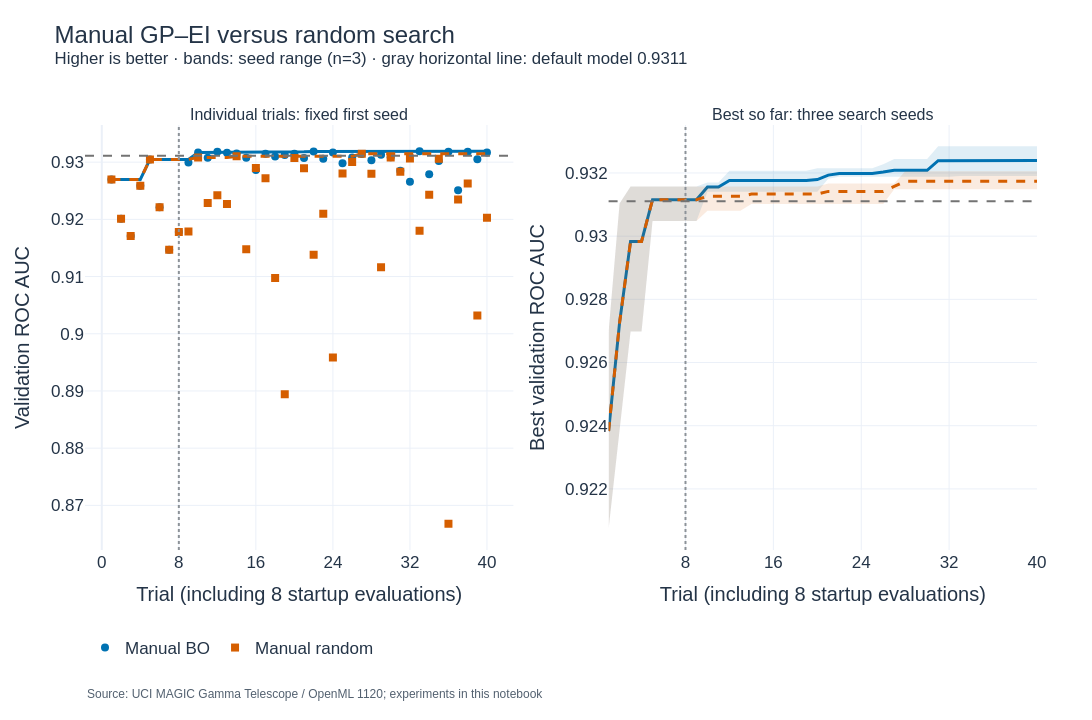
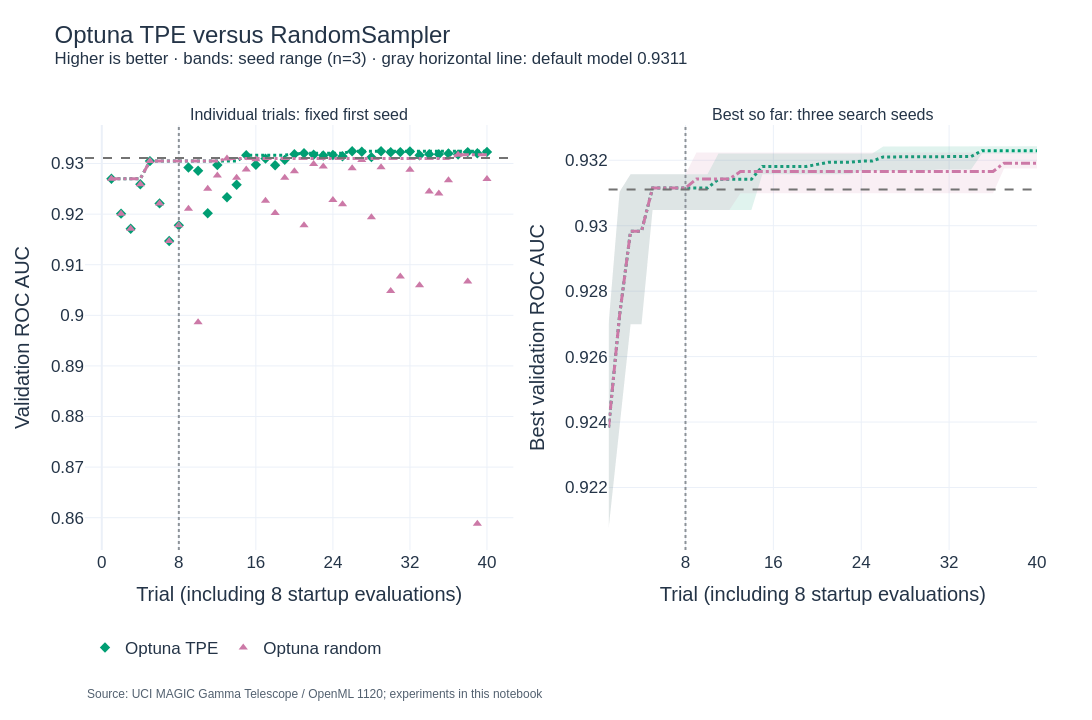

Notebook code cell kept with these figures, in order:
### Markdown cell above
## 5. Objective values and convergence

The left panels show **every trial score for the first preselected seed**, with
its best-so-far envelope. A poor trial can be exploration rather than a failure;
the envelope cannot decrease. The right panels summarize all three seeds.
Shading is the **observed minimum–maximum across search seeds**, not a confidence
interval and not variability across dataset splits. The warm-up costs eight of
the 40 trials and is included in every curve.

### Code cell
def convergence_figure(methods, title, stem):
    fig = make_subplots(rows=1, cols=2,
                        subplot_titles=['Individual trials: fixed first seed',
                                        'Best so far: three search seeds'])
    for method in methods:
        group = history[history.method == method]
        first = group[group.seed == SEARCH_SEEDS[0]]
        fig.add_trace(go.Scatter(x=first.trial, y=first.score, mode='markers',
                                name=method, legendgroup=method,
                                marker=dict(color=COLORS[method], symbol=SYMBOLS[method],
                                            size=8, opacity=1.0)), row=1, col=1)
        fig.add_trace(go.Scatter(x=first.trial, y=first.best_score, mode='lines',
                                showlegend=False, legendgroup=method,
                                line=dict(color=COLORS[method], dash=DASHES[method], width=3)),
                      row=1, col=1)
        agg = group.groupby('trial').best_score.agg(['mean', 'min', 'max']).reset_index()
        color = COLORS[method].lstrip('#')
        rgb = ','.join(str(int(color[i:i+2], 16)) for i in (0, 2, 4))
        fig.add_trace(go.Scatter(x=agg.trial, y=agg['min'], mode='lines',
                                line=dict(width=0), showlegend=False, hoverinfo='skip'), row=1, col=2)
        fig.add_trace(go.Scatter(x=agg.trial, y=agg['max'], mode='lines',
                                line=dict(width=0), fill='tonexty', fillcolor=f'rgba({rgb},0.12)',
                                showlegend=False, hoverinfo='skip'), row=1, col=2)
        fig.add_trace(go.Scatter(x=agg.trial, y=agg['mean'], mode='lines', name=method,
                                legendgroup=method, showlegend=False,
                                line=dict(color=COLORS[method], dash=DASHES[method], width=3)),
                      row=1, col=2)
    for col in [1, 2]:
        fig.add_vline(x=N_INITIAL, line_dash='dot', line_color='#8C9298', row=1, col=col)
        fig.add_hline(y=baseline_cv, line_dash='dash', line_color='#737373', row=1, col=col)
    fig.update_xaxes(title_text='Trial (including 8 startup evaluations)', dtick=8)
    fig.update_yaxes(title_text='Validation ROC AUC', row=1, col=1)
    fig.update_yaxes(title_text='Best validation ROC AUC', row=1, col=2)
    fig.update_layout(title=f'{title}<br><sup>Higher is better · bands: seed range (n=3)'
                           f' · gray horizontal line: default model {baseline_cv:.4f}</sup>')
    show_and_save(fig, stem, height=720)


convergence_figure(METHODS[:2], 'Manual GP–EI versus random search', '01_manual_convergence')
convergence_figure(METHODS[2:], 'Optuna TPE versus RandomSampler', '02_optuna_convergence')

### Figure 1 — Plotly figure (JSON) as saved in the notebook; plotly's stock layout.template omitted (floating-point values rounded to 4 significant figures)
{"data": [{"legendgroup": "Manual BO", "marker": {"color": "#0072B2", "opacity": 1, "size": 8, "symbol": "circle"}, "mode": "markers", "name": "Manual BO", "type": "scatter", "x": [1, 2, 3, 4, 5, 6, 7, 8, 9, 10, 11, 12, 13, 14, 15, 16, 17, 18, 19, 20, 21, 22, 23, 24, 25, 26, 27, 28, 29, 30, 31, 32, 33, 34, 35, 36, 37, 38, 39, 40], "xaxis": "x", "y": [0.927, 0.9201, 0.9171, 0.9259, 0.9305, 0.9221, 0.9147, 0.9178, 0.9299, 0.9317, 0.9308, 0.9318, 0.9317, 0.9315, 0.9308, 0.9286, 0.9314, 0.931, 0.9312, 0.9315, 0.9307, 0.9319, 0.9306, 0.9317, 0.9298, 0.9308, 0.9314, 0.9303, 0.9313, 0.9308, 0.9285, 0.9266, 0.9319, 0.9279, 0.9302, 0.9318, 0.9251, 0.9318, 0.9305, 0.9317], "yaxis": "y"}, {"legendgroup": "Manual BO", "line": {"color": "#0072B2", "dash": "solid", "width": 3}, "mode": "lines", "showlegend": false, "type": "scatter", "x": [1, 2, 3, 4, 5, 6, 7, 8, 9, 10, 11, 12, 13, 14, 15, 16, 17, 18, 19, 20, 21, 22, 23, 24, 25, 26, 27, 28, 29, 30, 31, 32, 33, 34, 35, 36, 37, 38, 39, 40], "xaxis": "x", "y": [0.927, 0.927, 0.927, 0.927, 0.9305, 0.9305, 0.9305, 0.9305, 0.9305, 0.9317, 0.9317, 0.9318, 0.9318, 0.9318, 0.9318, 0.9318, 0.9318, 0.9318, 0.9318, 0.9318, 0.9318, 0.9319, 0.9319, 0.9319, 0.9319, 0.9319, 0.9319, 0.9319, 0.9319, 0.9319, 0.9319, 0.9319, 0.9319, 0.9319, 0.9319, 0.9319, 0.9319, 0.9319, 0.9319, 0.9319], "yaxis": "y"}, {"hoverinfo": "skip", "line": {"width": 0}, "mode": "lines", "showlegend": false, "type": "scatter", "x": [1, 2, 3, 4, 5, 6, 7, 8, 9, 10, 11, 12, 13, 14, 15, 16, 17, 18, 19, 20, 21, 22, 23, 24, 25, 26, 27, 28, 29, 30, 31, 32, 33, 34, 35, 36, 37, 38, 39, 40], "xaxis": "x2", "y": [0.9207, 0.9238, 0.927, 0.927, 0.9305, 0.9305, 0.9305, 0.9305, 0.9305, 0.9314, 0.9314, 0.9314, 0.9314, 0.9314, 0.9314, 0.9314, 0.9314, 0.9314, 0.9314, 0.9314, 0.9318, 0.9319, 0.9319, 0.9319, 0.9319, 0.9319, 0.9319, 0.9319, 0.9319, 0.9319, 0.9319, 0.9319, 0.9319, 0.9319, 0.9319, 0.9319, 0.9319, 0.9319, 0.9319, 0.9319], "yaxis": "y2"}, {"fill": "tonexty", "fillcolor": "rgba(0,114,178,0.12)", "hoverinfo": "skip", "line": {"width": 0}, "mode": "lines", "showlegend": false, "type": "scatter", "x": [1, 2, 3, 4, 5, 6, 7, 8, 9, 10, 11, 12, 13, 14, 15, 16, 17, 18, 19, 20, 21, 22, 23, 24, 25, 26, 27, 28, 29, 30, 31, 32, 33, 34, 35, 36, 37, 38, 39, 40], "xaxis": "x2", "y": [0.927, 0.931, 0.9316, 0.9316, 0.9316, 0.9316, 0.9316, 0.9316, 0.9316, 0.9317, 0.9317, 0.9321, 0.9321, 0.9321, 0.9321, 0.9321, 0.9321, 0.9321, 0.9321, 0.9321, 0.9321, 0.9321, 0.9321, 0.9321, 0.9321, 0.9323, 0.9324, 0.9324, 0.9324, 0.9324, 0.9328, 0.9328, 0.9328, 0.9328, 0.9328, 0.9328, 0.9328, 0.9328, 0.9328, 0.9328], "yaxis": "y2"}, {"legendgroup": "Manual BO", "line": {"color": "#0072B2", "dash": "solid", "width": 3}, "mode": "lines", "name": "Manual BO", "showlegend": false, "type": "scatter", "x": [1, 2, 3, 4, 5, 6, 7, 8, 9, 10, 11, 12, 13, 14, 15, 16, 17, 18, 19, 20, 21, 22, 23, 24, 25, 26, 27, 28, 29, 30, 31, 32, 33, 34, 35, 36, 37, 38, 39, 40], "xaxis": "x2", "y": [0.9238, 0.9273, 0.9298, 0.9298, 0.9312, 0.9312, 0.9312, 0.9312, 0.9312, 0.9316, 0.9316, 0.9318, 0.9318, 0.9318, 0.9318, 0.9318, 0.9318, 0.9318, 0.9318, 0.9318, 0.9319, 0.932, 0.932, 0.932, 0.932, 0.932, 0.9321, 0.9321, 0.9321, 0.9321, 0.9324, 0.9324, 0.9324, 0.9324, 0.9324, 0.9324, 0.9324, 0.9324, 0.9324, 0.9324], "yaxis": "y2"}, {"legendgroup": "Manual random", "marker": {"color": "#D55E00", "opacity": 1, "size": 8, "symbol": "square"}, "mode": "markers", "name": "Manual random", "type": "scatter", "x": [1, 2, 3, 4, 5, 6, 7, 8, 9, 10, 11, 12, 13, 14, 15, 16, 17, 18, 19, 20, 21, 22, 23, 24, 25, 26, 27, 28, 29, 30, 31, 32, 33, 34, 35, 36, 37, 38, 39, 40], "xaxis": "x", "y": [0.927, 0.9201, 0.9171, 0.9259, 0.9305, 0.9221, 0.9147, 0.9178, 0.9179, 0.9308, 0.9229, 0.9242, 0.9227, 0.931, 0.9148, 0.929, 0.9272, 0.9098, 0.8894, 0.9307, 0.9289, 0.9138, 0.921, 0.8959, 0.928, 0.93, 0.9315, 0.928, 0.9116, 0.9308, 0.9283, 0.9306, 0.918, 0.9243, 0.9306, 0.8668, 0.9235, 0.9263, 0.9032, 0.9203], "yaxis": "y"}, {"legendgroup": "Manual random", "line": {"color": "#D55E00", "dash": "dash", "width": 3}, "mode": "lines", "showlegend": false, "type": "scatter", "x": [1, 2, 3, 4, 5, 6, 7, 8, 9, 10, 11, 12, 13, 14, 15, 16, 17, 18, 19, 20, 21, 22, 23, 24, 25, 26, 27, 28, 29, 30, 31, 32, 33, 34, 35, 36, 37, 38, 39, 40], "xaxis": "x", "y": [0.927, 0.927, 0.927, 0.927, 0.9305, 0.9305, 0.9305, 0.9305, 0.9305, 0.9308, 0.9308, 0.9308, 0.9308, 0.931, 0.931, 0.931, 0.931, 0.931, 0.931, 0.931, 0.931, 0.931, 0.931, 0.931, 0.931, 0.931, 0.9315, 0.9315, 0.9315, 0.9315, 0.9315, 0.9315, 0.9315, 0.9315, 0.9315, 0.9315, 0.9315, 0.9315, 0.9315, 0.9315], "yaxis": "y"}, {"hoverinfo": "skip", "line": {"width": 0}, "mode": "lines", "showlegend": false, "type": "scatter", "x": [1, 2, 3, 4, 5, 6, 7, 8, 9, 10, 11, 12, 13, 14, 15, 16, 17, 18, 19, 20, 21, 22, 23, 24, 25, 26, 27, 28, 29, 30, 31, 32, 33, 34, 35, 36, 37, 38, 39, 40], "xaxis": "x2", "y": [0.9207, 0.9238, 0.927, 0.927, 0.9305, 0.9305, 0.9305, 0.9305, 0.9305, 0.9308, 0.9308, 0.9308, 0.9308, 0.931, 0.931, 0.931, 0.931, 0.931, 0.931, 0.931, 0.931, 0.931, 0.931, 0.931, 0.931, 0.931, 0.9315, 0.9315, 0.9315, 0.9315, 0.9315, 0.9315, 0.9315, 0.9315, 0.9315, 0.9315, 0.9315, 0.9315, 0.9315, 0.9315], "yaxis": "y2"}, {"fill": "tonexty", "fillcolor": "rgba(213,94,0,0.12)", "hoverinfo": "skip", "line": {"width": 0}, "mode": "lines", "showlegend": false, "type": "scatter", "x": [1, 2, 3, 4, 5, 6, 7, 8, 9, 10, 11, 12, 13, 14, 15, 16, 17, 18, 19, 20, 21, 22, 23, 24, 25, 26, 27, 28, 29, 30, 31, 32, 33, 34, 35, 36, 37, 38, 39, 40], "xaxis": "x2", "y": [0.927, 0.931, 0.9316, 0.9316, 0.9316, 0.9316, 0.9316, 0.9316, 0.9316, 0.9316, 0.9316, 0.9316, 0.9316, 0.9316, 0.9316, 0.9316, 0.9316, 0.9316, 0.9316, 0.9316, 0.9317, 0.9317, 0.9317, 0.9317, 0.9317, 0.9317, 0.9317, 0.9321, 0.9321, 0.9321, 0.9321, 0.9321, 0.9321, 0.9321, 0.9321, 0.9321, 0.9321, 0.9321, 0.9321, 0.9321], "yaxis": "y2"}, {"legendgroup": "Manual random", "line": {"color": "#D55E00", "dash": "dash", "width": 3}, "mode": "lines", "name": "Manual random", "showlegend": false, "type": "scatter", "x": [1, 2, 3, 4, 5, 6, 7, 8, 9, 10, 11, 12, 13, 14, 15, 16, 17, 18, 19, 20, 21, 22, 23, 24, 25, 26, 27, 28, 29, 30, 31, 32, 33, 34, 35, 36, 37, 38, 39, 40], "xaxis": "x2", "y": [0.9238, 0.9273, 0.9298, 0.9298, 0.9312, 0.9312, 0.9312, 0.9312, 0.9312, 0.9313, 0.9313, 0.9313, 0.9313, 0.9313, 0.9313, 0.9313, 0.9313, 0.9313, 0.9313, 0.9313, 0.9314, 0.9314, 0.9314, 0.9314, 0.9314, 0.9314, 0.9316, 0.9317, 0.9317, 0.9317, 0.9317, 0.9317, 0.9317, 0.9317, 0.9317, 0.9317, 0.9317, 0.9317, 0.9317, 0.9317], "yaxis": "y2"}], "layout": {"annotations": [{"font": {"size": 16}, "showarrow": false, "text": "Individual trials: fixed first seed", "x": 0.225, "xanchor": "center", "xref": "paper", "y": 1, "yanchor": "bottom", "yref": "paper"}, {"font": {"size": 16}, "showarrow": false, "text": "Best so far: three search seeds", "x": 0.775, "xanchor": "center", "xref": "paper", "y": 1, "yanchor": "bottom", "yref": "paper"}, {"font": {"color": "#536170", "size": 12}, "showarrow": false, "text": "Source: UCI MAGIC Gamma Telescope / OpenML 1120; experiments in this notebook", "x": 0, "xanchor": "left", "xref": "paper", "y": 0, "yanchor": "top", "yref": "paper", "yshift": -135}], "font": {"color": "#243447", "family": "Arial", "size": 17}, "height": 720, "legend": {"orientation": "h", "x": 0, "y": -0.1882, "yanchor": "top"}, "margin": {"b": 170, "l": 85, "r": 55, "t": 125}, "shapes": [{"line": {"color": "#8C9298", "dash": "dot"}, "type": "line", "x0": 8, "x1": 8, "xref": "x", "y0": 0, "y1": 1, "yref": "y domain"}, {"line": {"color": "#737373", "dash": "dash"}, "type": "line", "x0": 0, "x1": 1, "xref": "x domain", "y0": 0.9311, "y1": 0.9311, "yref": "y"}, {"line": {"color": "#8C9298", "dash": "dot"}, "type": "line", "x0": 8, "x1": 8, "xref": "x2", "y0": 0, "y1": 1, "yref": "y2 domain"}, {"line": {"color": "#737373", "dash": "dash"}, "type": "line", "x0": 0, "x1": 1, "xref": "x2 domain", "y0": 0.9311, "y1": 0.9311, "yref": "y2"}], "title": {"text": "Manual GP–EI versus random search<br><sup>Higher is better · bands: seed range (n=3) · gray horizontal line: default model 0.9311</sup>", "y": 0.94, "yanchor": "top"}, "width": 1400, "xaxis": {"anchor": "y", "domain": [0, 0.45], "dtick": 8, "title": {"text": "Trial (including 8 startup evaluations)"}}, "xaxis2": {"anchor": "y2", "domain": [0.55, 1], "dtick": 8, "title": {"text": "Trial (including 8 startup evaluations)"}}, "yaxis": {"anchor": "x", "automargin": true, "domain": [0, 1], "title": {"text": "Validation ROC AUC"}}, "yaxis2": {"anchor": "x2", "automargin": true, "domain": [0, 1], "title": {"text": "Best validation ROC AUC"}}}}

### Figure 2 — Plotly figure (JSON) as saved in the notebook; plotly's stock layout.template omitted (floating-point values rounded to 4 significant figures)
{"data": [{"legendgroup": "Optuna TPE", "marker": {"color": "#009E73", "opacity": 1, "size": 8, "symbol": "diamond"}, "mode": "markers", "name": "Optuna TPE", "type": "scatter", "x": [1, 2, 3, 4, 5, 6, 7, 8, 9, 10, 11, 12, 13, 14, 15, 16, 17, 18, 19, 20, 21, 22, 23, 24, 25, 26, 27, 28, 29, 30, 31, 32, 33, 34, 35, 36, 37, 38, 39, 40], "xaxis": "x", "y": [0.927, 0.9201, 0.9171, 0.9259, 0.9305, 0.9221, 0.9147, 0.9178, 0.9292, 0.9286, 0.9202, 0.9297, 0.9233, 0.9258, 0.9317, 0.9298, 0.931, 0.9297, 0.9307, 0.9319, 0.932, 0.9317, 0.9316, 0.9317, 0.9315, 0.9324, 0.9323, 0.9313, 0.9324, 0.9322, 0.9323, 0.9324, 0.9316, 0.9319, 0.9318, 0.932, 0.9318, 0.9323, 0.932, 0.9323], "yaxis": "y"}, {"legendgroup": "Optuna TPE", "line": {"color": "#009E73", "dash": "dot", "width": 3}, "mode": "lines", "showlegend": false, "type": "scatter", "x": [1, 2, 3, 4, 5, 6, 7, 8, 9, 10, 11, 12, 13, 14, 15, 16, 17, 18, 19, 20, 21, 22, 23, 24, 25, 26, 27, 28, 29, 30, 31, 32, 33, 34, 35, 36, 37, 38, 39, 40], "xaxis": "x", "y": [0.927, 0.927, 0.927, 0.927, 0.9305, 0.9305, 0.9305, 0.9305, 0.9305, 0.9305, 0.9305, 0.9305, 0.9305, 0.9305, 0.9317, 0.9317, 0.9317, 0.9317, 0.9317, 0.9319, 0.932, 0.932, 0.932, 0.932, 0.932, 0.9324, 0.9324, 0.9324, 0.9324, 0.9324, 0.9324, 0.9324, 0.9324, 0.9324, 0.9324, 0.9324, 0.9324, 0.9324, 0.9324, 0.9324], "yaxis": "y"}, {"hoverinfo": "skip", "line": {"width": 0}, "mode": "lines", "showlegend": false, "type": "scatter", "x": [1, 2, 3, 4, 5, 6, 7, 8, 9, 10, 11, 12, 13, 14, 15, 16, 17, 18, 19, 20, 21, 22, 23, 24, 25, 26, 27, 28, 29, 30, 31, 32, 33, 34, 35, 36, 37, 38, 39, 40], "xaxis": "x2", "y": [0.9207, 0.9238, 0.927, 0.927, 0.9305, 0.9305, 0.9305, 0.9305, 0.9305, 0.9305, 0.9305, 0.9305, 0.9305, 0.9305, 0.9316, 0.9316, 0.9316, 0.9316, 0.9316, 0.9316, 0.9316, 0.9316, 0.9316, 0.9317, 0.9317, 0.9317, 0.9317, 0.9317, 0.9317, 0.9317, 0.9317, 0.9317, 0.9317, 0.9317, 0.9322, 0.9322, 0.9322, 0.9322, 0.9322, 0.9322], "yaxis": "y2"}, {"fill": "tonexty", "fillcolor": "rgba(0,158,115,0.12)", "hoverinfo": "skip", "line": {"width": 0}, "mode": "lines", "showlegend": false, "type": "scatter", "x": [1, 2, 3, 4, 5, 6, 7, 8, 9, 10, 11, 12, 13, 14, 15, 16, 17, 18, 19, 20, 21, 22, 23, 24, 25, 26, 27, 28, 29, 30, 31, 32, 33, 34, 35, 36, 37, 38, 39, 40], "xaxis": "x2", "y": [0.927, 0.931, 0.9316, 0.9316, 0.9316, 0.9316, 0.9316, 0.9316, 0.9316, 0.9316, 0.9322, 0.9322, 0.9322, 0.9322, 0.9322, 0.9322, 0.9322, 0.9322, 0.9322, 0.9322, 0.9322, 0.9322, 0.9322, 0.9322, 0.9322, 0.9324, 0.9324, 0.9324, 0.9324, 0.9324, 0.9324, 0.9324, 0.9324, 0.9324, 0.9324, 0.9324, 0.9324, 0.9324, 0.9324, 0.9324], "yaxis": "y2"}, {"legendgroup": "Optuna TPE", "line": {"color": "#009E73", "dash": "dot", "width": 3}, "mode": "lines", "name": "Optuna TPE", "showlegend": false, "type": "scatter", "x": [1, 2, 3, 4, 5, 6, 7, 8, 9, 10, 11, 12, 13, 14, 15, 16, 17, 18, 19, 20, 21, 22, 23, 24, 25, 26, 27, 28, 29, 30, 31, 32, 33, 34, 35, 36, 37, 38, 39, 40], "xaxis": "x2", "y": [0.9238, 0.9273, 0.9298, 0.9298, 0.9312, 0.9312, 0.9312, 0.9312, 0.9312, 0.9312, 0.9314, 0.9314, 0.9314, 0.9314, 0.9318, 0.9318, 0.9318, 0.9318, 0.9318, 0.9319, 0.9319, 0.9319, 0.9319, 0.932, 0.932, 0.9321, 0.9321, 0.9321, 0.9321, 0.9321, 0.9321, 0.9321, 0.9321, 0.9321, 0.9323, 0.9323, 0.9323, 0.9323, 0.9323, 0.9323], "yaxis": "y2"}, {"legendgroup": "Optuna random", "marker": {"color": "#CC79A7", "opacity": 1, "size": 8, "symbol": "triangle-up"}, "mode": "markers", "name": "Optuna random", "type": "scatter", "x": [1, 2, 3, 4, 5, 6, 7, 8, 9, 10, 11, 12, 13, 14, 15, 16, 17, 18, 19, 20, 21, 22, 23, 24, 25, 26, 27, 28, 29, 30, 31, 32, 33, 34, 35, 36, 37, 38, 39, 40], "xaxis": "x", "y": [0.927, 0.9201, 0.9171, 0.9259, 0.9305, 0.9221, 0.9147, 0.9178, 0.9211, 0.8987, 0.925, 0.9276, 0.931, 0.9272, 0.9288, 0.9308, 0.9227, 0.9202, 0.9272, 0.9285, 0.9178, 0.9299, 0.9294, 0.9228, 0.9219, 0.9291, 0.9307, 0.9194, 0.9293, 0.9048, 0.9077, 0.9288, 0.9059, 0.9245, 0.9241, 0.9267, 0.9318, 0.9067, 0.8588, 0.9269], "yaxis": "y"}, {"legendgroup": "Optuna random", "line": {"color": "#CC79A7", "dash": "dashdot", "width": 3}, "mode": "lines", "showlegend": false, "type": "scatter", "x": [1, 2, 3, 4, 5, 6, 7, 8, 9, 10, 11, 12, 13, 14, 15, 16, 17, 18, 19, 20, 21, 22, 23, 24, 25, 26, 27, 28, 29, 30, 31, 32, 33, 34, 35, 36, 37, 38, 39, 40], "xaxis": "x", "y": [0.927, 0.927, 0.927, 0.927, 0.9305, 0.9305, 0.9305, 0.9305, 0.9305, 0.9305, 0.9305, 0.9305, 0.931, 0.931, 0.931, 0.931, 0.931, 0.931, 0.931, 0.931, 0.931, 0.931, 0.931, 0.931, 0.931, 0.931, 0.931, 0.931, 0.931, 0.931, 0.931, 0.931, 0.931, 0.931, 0.931, 0.931, 0.9318, 0.9318, 0.9318, 0.9318], "yaxis": "y"}, {"hoverinfo": "skip", "line": {"width": 0}, "mode": "lines", "showlegend": false, "type": "scatter", "x": [1, 2, 3, 4, 5, 6, 7, 8, 9, 10, 11, 12, 13, 14, 15, 16, 17, 18, 19, 20, 21, 22, 23, 24, 25, 26, 27, 28, 29, 30, 31, 32, 33, 34, 35, 36, 37, 38, 39, 40], "xaxis": "x2", "y": [0.9207, 0.9238, 0.927, 0.927, 0.9305, 0.9305, 0.9305, 0.9305, 0.9305, 0.9305, 0.9305, 0.9305, 0.931, 0.931, 0.931, 0.931, 0.931, 0.931, 0.931, 0.931, 0.931, 0.931, 0.931, 0.931, 0.931, 0.931, 0.931, 0.931, 0.931, 0.931, 0.931, 0.931, 0.931, 0.931, 0.931, 0.931, 0.9317, 0.9317, 0.9317, 0.9317], "yaxis": "y2"}, {"fill": "tonexty", "fillcolor": "rgba(204,121,167,0.12)", "hoverinfo": "skip", "line": {"width": 0}, "mode": "lines", "showlegend": false, "type": "scatter", "x": [1, 2, 3, 4, 5, 6, 7, 8, 9, 10, 11, 12, 13, 14, 15, 16, 17, 18, 19, 20, 21, 22, 23, 24, 25, 26, 27, 28, 29, 30, 31, 32, 33, 34, 35, 36, 37, 38, 39, 40], "xaxis": "x2", "y": [0.927, 0.931, 0.9316, 0.9316, 0.9316, 0.9316, 0.9316, 0.9316, 0.9322, 0.9322, 0.9322, 0.9322, 0.9322, 0.9322, 0.9322, 0.9322, 0.9322, 0.9322, 0.9322, 0.9322, 0.9322, 0.9322, 0.9322, 0.9322, 0.9322, 0.9322, 0.9322, 0.9322, 0.9322, 0.9322, 0.9322, 0.9322, 0.9322, 0.9322, 0.9322, 0.9322, 0.9322, 0.9322, 0.9322, 0.9322], "yaxis": "y2"}, {"legendgroup": "Optuna random", "line": {"color": "#CC79A7", "dash": "dashdot", "width": 3}, "mode": "lines", "name": "Optuna random", "showlegend": false, "type": "scatter", "x": [1, 2, 3, 4, 5, 6, 7, 8, 9, 10, 11, 12, 13, 14, 15, 16, 17, 18, 19, 20, 21, 22, 23, 24, 25, 26, 27, 28, 29, 30, 31, 32, 33, 34, 35, 36, 37, 38, 39, 40], "xaxis": "x2", "y": [0.9238, 0.9273, 0.9298, 0.9298, 0.9312, 0.9312, 0.9312, 0.9312, 0.9314, 0.9314, 0.9314, 0.9314, 0.9317, 0.9317, 0.9317, 0.9317, 0.9317, 0.9317, 0.9317, 0.9317, 0.9317, 0.9317, 0.9317, 0.9317, 0.9317, 0.9317, 0.9317, 0.9317, 0.9317, 0.9317, 0.9317, 0.9317, 0.9317, 0.9317, 0.9317, 0.9317, 0.9319, 0.9319, 0.9319, 0.9319], "yaxis": "y2"}], "layout": {"annotations": [{"font": {"size": 16}, "showarrow": false, "text": "Individual trials: fixed first seed", "x": 0.225, "xanchor": "center", "xref": "paper", "y": 1, "yanchor": "bottom", "yref": "paper"}, {"font": {"size": 16}, "showarrow": false, "text": "Best so far: three search seeds", "x": 0.775, "xanchor": "center", "xref": "paper", "y": 1, "yanchor": "bottom", "yref": "paper"}, {"font": {"color": "#536170", "size": 12}, "showarrow": false, "text": "Source: UCI MAGIC Gamma Telescope / OpenML 1120; experiments in this notebook", "x": 0, "xanchor": "left", "xref": "paper", "y": 0, "yanchor": "top", "yref": "paper", "yshift": -135}], "font": {"color": "#243447", "family": "Arial", "size": 17}, "height": 720, "legend": {"orientation": "h", "x": 0, "y": -0.1882, "yanchor": "top"}, "margin": {"b": 170, "l": 85, "r": 55, "t": 125}, "shapes": [{"line": {"color": "#8C9298", "dash": "dot"}, "type": "line", "x0": 8, "x1": 8, "xref": "x", "y0": 0, "y1": 1, "yref": "y domain"}, {"line": {"color": "#737373", "dash": "dash"}, "type": "line", "x0": 0, "x1": 1, "xref": "x domain", "y0": 0.9311, "y1": 0.9311, "yref": "y"}, {"line": {"color": "#8C9298", "dash": "dot"}, "type": "line", "x0": 8, "x1": 8, "xref": "x2", "y0": 0, "y1": 1, "yref": "y2 domain"}, {"line": {"color": "#737373", "dash": "dash"}, "type": "line", "x0": 0, "x1": 1, "xref": "x2 domain", "y0": 0.9311, "y1": 0.9311, "yref": "y2"}], "title": {"text": "Optuna TPE versus RandomSampler<br><sup>Higher is better · bands: seed range (n=3) · gray horizontal line: default model 0.9311</sup>", "y": 0.94, "yanchor": "top"}, "width": 1400, "xaxis": {"anchor": "y", "domain": [0, 0.45], "dtick": 8, "title": {"text": "Trial (including 8 startup evaluations)"}}, "xaxis2": {"anchor": "y2", "domain": [0.55, 1], "dtick": 8, "title": {"text": "Trial (including 8 startup evaluations)"}}, "yaxis": {"anchor": "x", "automargin": true, "domain": [0, 1], "title": {"text": "Validation ROC AUC"}}, "yaxis2": {"anchor": "x2", "automargin": true, "domain": [0, 1], "title": {"text": "Best validation ROC AUC"}}}}
